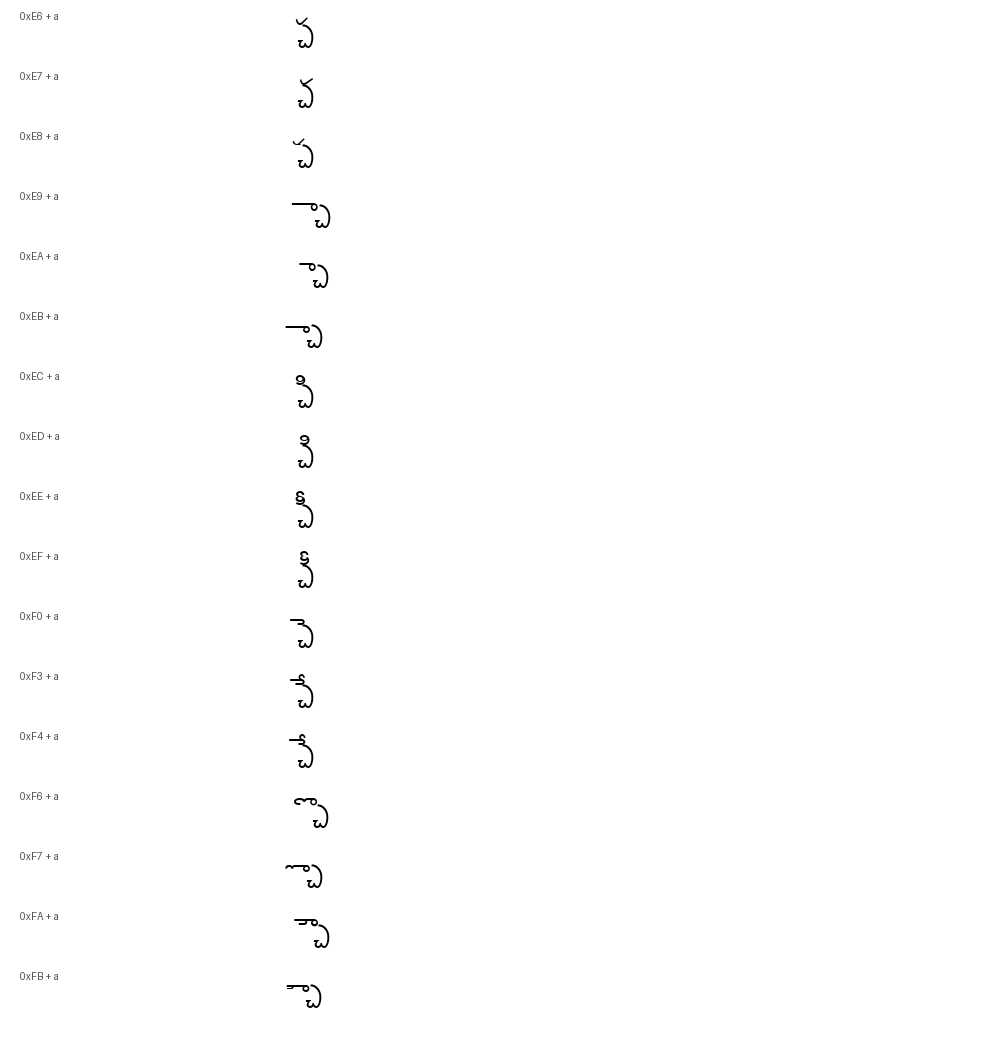

This chart was generated by the following Python code:
import os
from PIL import Image, ImageDraw, ImageFont

font_path = '/home/samuelvictor/Downloads/Shree-Tel-0908 Regular/Shree-Tel-0908 Regular.ttf'
shree_font = ImageFont.truetype(font_path, 40)
label_font = ImageFont.load_default()

# In Telugu Shree-Lipi fonts, 'e' and 'ee' matras often go BEFORE the base consonant!
# Let's test prepending marks!
pre_marks = [
    (chr(0xE6), "0xE6 + a"),
    (chr(0xE7), "0xE7 + a"),
    (chr(0xE8), "0xE8 + a"),
    (chr(0xE9), "0xE9 + a"),
    (chr(0xEA), "0xEA + a"),
    (chr(0xEB), "0xEB + a"),
    (chr(0xEC), "0xEC + a"),
    (chr(0xED), "0xED + a"),
    (chr(0xEE), "0xEE + a"),
    (chr(0xEF), "0xEF + a"),
    (chr(0xF0), "0xF0 + a"),
    (chr(0xF3), "0xF3 + a"),
    (chr(0xF4), "0xF4 + a"),
    (chr(0xF6), "0xF6 + a"),
    (chr(0xF7), "0xF7 + a"),
    (chr(0xFA), "0xFA + a"),
    (chr(0xFB), "0xFB + a"),
]

img = Image.new('RGB', (1000, len(pre_marks) * 60 + 20), color=(255, 255, 255))
draw = ImageDraw.Draw(img)

for i, (m, desc) in enumerate(pre_marks):
    y = i * 60 + 10
    test_str = m + 'a'
    draw.text((20, y), desc, fill=(80, 80, 80), font=label_font)
    try:
        draw.text((300, y), test_str, fill=(0, 0, 0), font=shree_font)
    except Exception as e:
        pass

img.save('scratch/shreelipi_telugu/test_pre_marks.png')
print("Rendered test_pre_marks.png")
